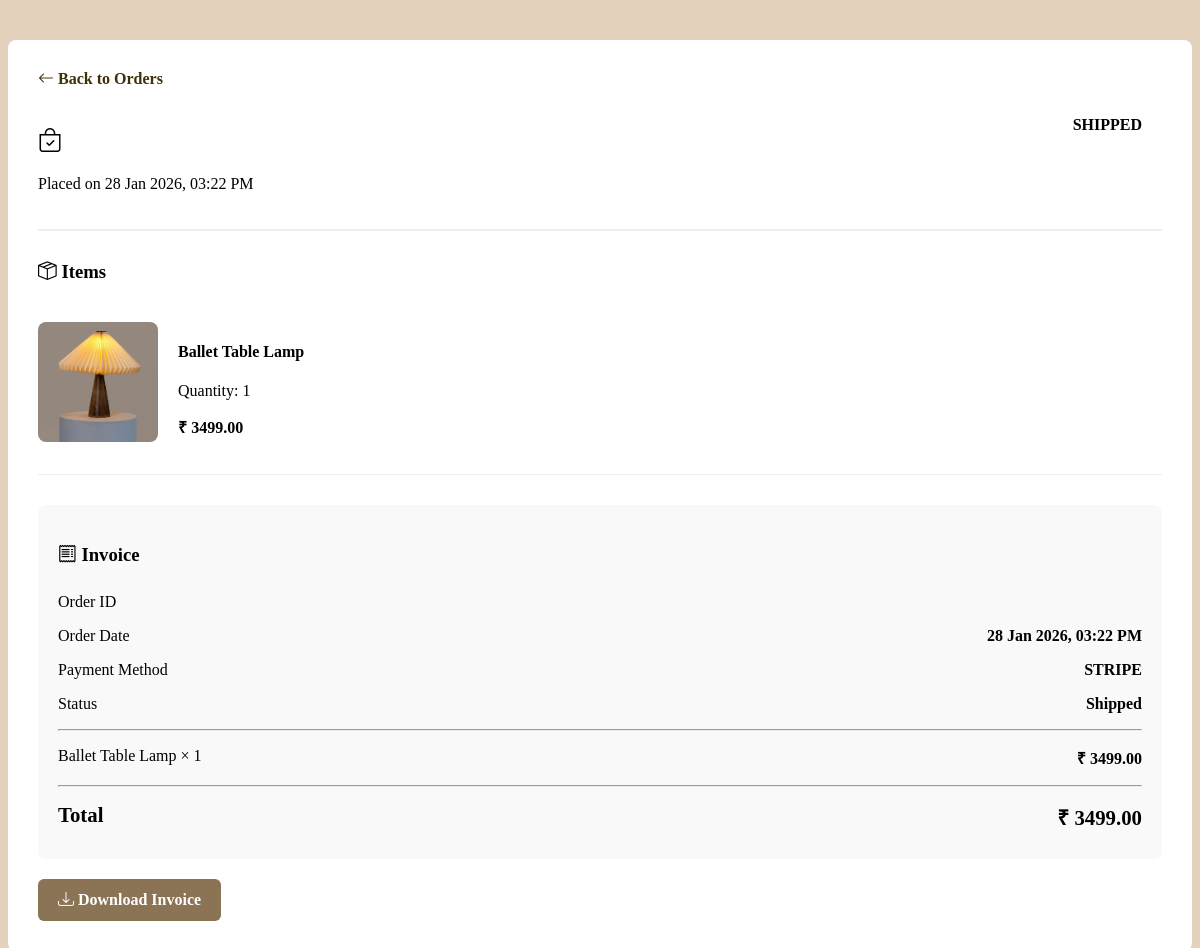
Screenshot of /detail/5/ (signed in) with the database file from the repository.
### bloom/models.py (models this page shows, shortened)
class Order(models.Model):
    STATUS_CHOICES = [
    ("pending", "Pending"),
    ("confirmed", "Confirmed"),
    ("shipped", "Shipped"),
    ("delivered", "Delivered"),
    ("cancelled", "Cancelled"),
]
    PAYMENT_CHOICES = [
        ("COD", "Cash on Delivery"),
        ("STRIPE", "Stripe"),
    ]
    payment_status = models.CharField(
        max_length=20,
        default="PENDING"
    )
    user = models.ForeignKey(User, on_delete=models.CASCADE)
    address = models.ForeignKey("Address", on_delete=models.SET_NULL, null=True)
    total = models.DecimalField(max_digits=10, decimal_places=2)
    payment_method = models.CharField(max_length=20, choices=PAYMENT_CHOICES)
    status = models.CharField(max_length=20, choices=STATUS_CHOICES, default="pending")
    stripe_session_id = models.CharField(max_length=255, blank=True, null=True)
    created_at = models.DateTimeField(auto_now_add=True)

class OrderItem(models.Model):
    order = models.ForeignKey(Order,related_name="items",on_delete=models.CASCADE)
    product = models.ForeignKey("Product",on_delete=models.CASCADE)
    quantity = models.PositiveIntegerField()
    price = models.DecimalField(max_digits=10,decimal_places=2)

class Product(models.Model):
    name = models.CharField(max_length=200)
    category = models.ForeignKey(
        Category,
        on_delete=models.CASCADE
    )
    subcategory = models.ForeignKey(
        SubCategory,
        on_delete=models.SET_NULL,
        null=True,
        blank=True
    )
    price = models.DecimalField(max_digits=10, decimal_places=2)
    offer_price = models.DecimalField(max_digits=10, decimal_places=0, null=True, blank=True)
    quantity = models.IntegerField()
    offer = models.IntegerField(null=True, blank=True)
    description = models.TextField(blank=True,null=True)
    image1 = models.ImageField(upload_to="products/")
    image2 = models.ImageField(upload_to="products/", null=True, blank=True)
    image3 = models.ImageField(upload_to="products/", null=True, blank=True)
    image4 = models.ImageField(upload_to="products/", null=True, blank=True)
    is_new = models.BooleanField(default=False)
    is_best_seller = models.BooleanField(default=False)
    created_at = models.DateTimeField(auto_now_add=True)
    is_active = models.BooleanField(default=True)

### bloom/decorators.py (the view)
    def wrapper(request, *args, **kwargs):
        if request.user.is_authenticated and not request.user.is_staff:
            return view_func(request, *args, **kwargs)
        messages.error(request, "You are not authorized to access this page.")
        return redirect("login")

### bloom/views.py (called while the page is built)
@user_required
def detail(request, id):
    order = get_object_or_404(Order, id=id, user=request.user)
    return render(request, "detail.html", {"order": order})

### bloom/templates/detail.html (shortened to what this page needs)
<!DOCTYPE html>
<html lang="en">
<head>
    <link href="https://cdnjs.cloudflare.com/ajax/libs/bootstrap-icons/1.11.1/font/bootstrap-icons.min.css" rel="stylesheet">
</head>
<body>
<div class="container">
    <a href="{% url 'order' %}" class="back">
        <i class="bi bi-arrow-left"></i> Back to Orders
    </a>
    <div class="header">
        <div>
            <h2>
                <i class="bi bi-bag-check"></i>
            </h2>
            <p>Placed on {{ order.created_at|date:"d M Y, h:i A" }}</p>
        </div>
        <span class="status {{ order.status }}">
            {{ order.status|title }}
        </span>
    </div>
    <div class="items">
        <h3><i class="bi bi-box-seam"></i> Items</h3>
        {% for item in order.items.all %}
        <div class="item">
            <img src="{{ item.product.image1.url }}" alt="{{ item.product.name }}">
            <div>
                <h4>{{ item.product.name }}</h4>
                <p>Quantity: {{ item.quantity }}</p>
                <p class="price">₹ {{ item.price }}</p>
            </div>
        </div>
        {% empty %}
        <p>No items found.</p>
        {% endfor %}
    </div>
    <div class="summary">
        <h3><i class="bi bi-receipt"></i> Invoice</h3>
        <div class="row">
            <span>Order ID</span>
        </div>
        <div class="row">
            <span>Order Date</span>
            <strong>{{ order.created_at|date:"d M Y, h:i A" }}</strong>
        </div>
        <div class="row">
            <span>Payment Method</span>
            <strong>{{ order.payment_method|upper }}</strong>
        </div>
        <div class="row">
            <span>Status</span>
            <strong>{{ order.status|title }}</strong>
        </div>
        <hr>
        {% for item in order.items.all %}
        <div class="row">
            <span>{{ item.product.name }} × {{ item.quantity }}</span>
            <strong>₹ {{ item.price }}</strong>
        </div>
        {% endfor %}
        <hr>
        <div class="row total">
            <span>Total</span>
            <span>₹ {{ order.total }}</span>
        </div>
    </div>
    <a href="{% url 'download_invoice' order.id %}" class="download">
        <i class="bi bi-download"></i> Download Invoice
    </a>
</div>
</body>
</html>

### bloom/templates/detail.html (style rules this page uses)
body { background:#e4d1bbff; font-family: Georgia, serif; }
.container { max-width:1200px; margin:40px auto; background:#fff; padding:30px; border-radius:8px; }
.back { display:inline-block; margin-bottom:20px; text-decoration:none; font-weight:600; color:#3f3007ff; }
.header { display:flex; justify-content:space-between; border-bottom:2px solid #eee; padding-bottom:20px; }
.status { padding:8px 20px; border-radius:20px; font-weight:600; text-transform:uppercase; }
.items { margin-top:30px; }
.item { display:flex; gap:20px; border-bottom:1px solid #eee; padding:20px 0; }
.item img { width:120px; height:120px; object-fit:cover; border-radius:8px; }
.price { font-weight:700; }
.summary { margin-top:30px; background:#f9f9f9; padding:20px; border-radius:8px; }
.row { display:flex; justify-content:space-between; padding:8px 0; }
.total { font-size:1.3rem; font-weight:700; }
.download { display:inline-block; margin-top:20px; padding:12px 20px; background:#8b7355; color:#fff; text-decoration:none; border-radius:6px; font-weight:600; }

### rows the page displays
Order: created_at "28 Jan 2026, 03:22 PM", status "SHIPPED", payment_method "STRIPE", status "Shipped", total "3499.00"
OrderItem: product.image1 (picture), product.name "Ballet Table Lamp", quantity "1", price "3499.00"
